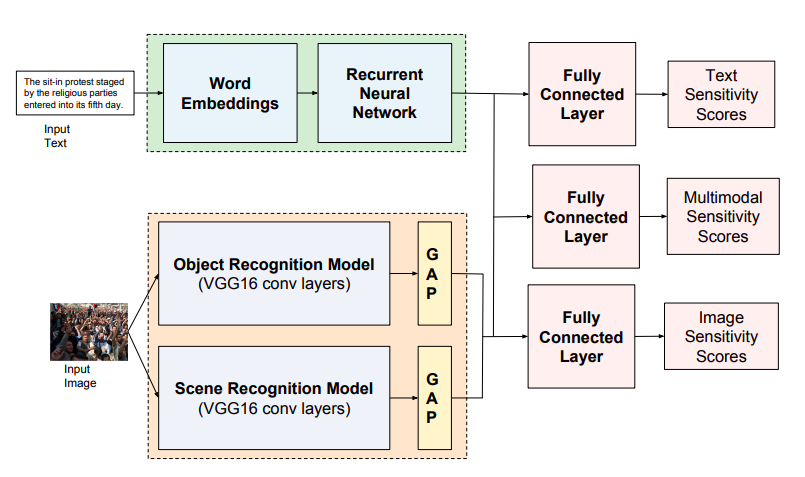
#> input picture fig.png, 805 x 477 px; its folder holds only this picture in this run
$ python -i Images.py   (imports and definitions only)   (Python 2 division)
#> lines starting #> are read from the running program, lines starting #| are printed output that depends on the picture

import numpy as np
import cv2

import glob
import os
import random
import General


IMG_WIDTH = 480
IMG_HIEGHT = 360

VGGIMG_SIZE = 224

# crop coordinates -> [[x1,y1] , [x2,y2] ]
def getImageVec(path , width=IMG_WIDTH , height=IMG_HIEGHT , cropCoordinates=None ,   augment=False , augmentationSeed = None , imgNorm="sub_mean" , pipelineOrder=['crop' , 'augment' , 'resize' , 'norm'] , maintainAspectRatio=False ):

#> called with path = '../fig.png', width = 480, height = 360, augment = False, imgNorm = 'sub_mean', maintainAspectRatio = False
	if path == "":
		img = np.zeros((  height , width  , 3 ))
		img = np.rollaxis(img, 2, 0)
		return img

	try:
		img = cv2.imread(path, 1)
#> img is the input picture: shape (477, 805, 3); mean B, G, R 232.3, 234, 236.5

		for fn in pipelineOrder:

			if fn == 'crop':
				if  not cropCoordinates is None:
					[[x1,y1] , [x2,y2] ] = cropCoordinates
					[[x1,y1] , [x2,y2] ]  = [[int(x1),int(y1)] , [int(x2),int(y2)] ]
					pts1 = np.float32([ [x1 , y1 ] , [x2, y1] , [x1 , y2] , [x2 , y2] ])
					pts2 = np.float32([[0,0],[abs(x2-x1),0],[0,abs(y2-y1)],[abs(x2-x1),abs(y2-y1)]])
					M = cv2.getPerspectiveTransform(pts1,pts2)
					img = cv2.warpPerspective(img,M,(abs(x2-x1) , abs(y2-y1)  ))

			if fn == 'augment':
				if augment:
					import Augmentation
					img = Augmentation.augmentCVImage( img , augmentationSeed )

			if fn == 'resize':
				if maintainAspectRatio:
					img_container = np.zeros((  height , width  , 3 ))
					h = np.size(img, 0)
					w = np.size(img, 1)
					ratio = (w+0.0)/h
					c1 = ( width ,  int( (width+0.0)/ratio   ) )
					c2 = ( int(height*ratio) , height   )
					if (c1[0] <= width and c1[1] <= height):
						img = cv2.resize(img, c1 )
					else:
						img = cv2.resize(img, c2 )
					img_container[0:0+img.shape[0], 0:0+img.shape[1]] = img
					img = img_container
				else:
					img = cv2.resize(img, ( width , height ))

			if fn == 'norm':
				if imgNorm == "sub_and_divide":
					img = np.float32( img ) / 127.5 - 1
				elif imgNorm == "sub_mean":
					img = img.astype(np.float32)
					img[:,:,0] -= 103.939
					img[:,:,1] -= 116.779
					img[:,:,2] -= 123.68
				elif imgNorm == "divide":
					img = img.astype(np.float32)
					img = img/255.0
#> this loop made 4 passes
#> pass 3, in getImageVec, `img = cv2.resize(img, ( width , height ))`:
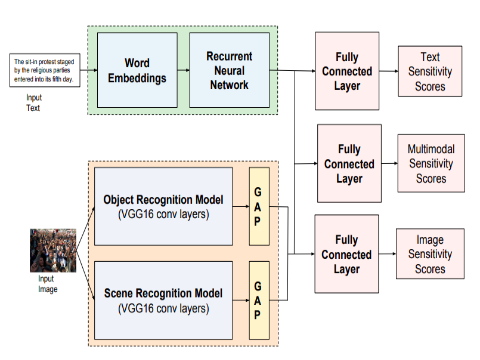
#> img: shape (360, 480, 3); mean B, G, R 232.2, 234, 236.4

		img = np.rollaxis(img, 2, 0)
		return img
	except Exception, e:
		# print path , e
		# print
		img = np.zeros((  height , width  , 3 ))
		img = np.rollaxis(img, 2, 0)
		return img


# [11 lines left out: functions getImageClassificationVec, getImageMulticlassClassificationVec, not called in this run]


"""
this takes in a directory
directory/
	class2/
		img1.png
		img2.png
	class3/
		img1.png
		img2.png

"""
# [44 lines left out: function getImageClassifierFromDirGen, not called in this run]

>>> result = getImageVec('../fig.png')
